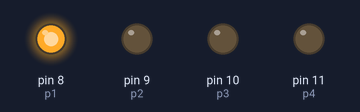
Bench run of a sketch on a simulated Arduino Uno, built with avr-gcc and run on an emulated ATmega328P. On the bench: output pins drawn as LEDs (lit = HIGH).

Above: at 0.2 s.
At 6.0 s:
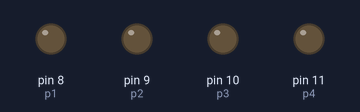
Timing chart, 0 to 13.0 s (numbered marks = the images above):
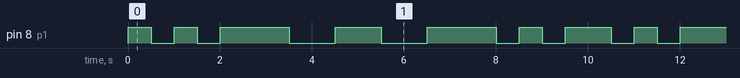

The sketch:

Exercicio1.ino
```cpp
#define p1 8   //definindo que o pino 8 se chama p1
#define p2 9   //definindo que o pino 9 se chama p2
#define p3 10  //definindo que o oino 10 se chama p3
#define p4 11  //definindo que o pino 11 se chama p4

void setup() {
  pinMode(p1, OUTPUT);  //definindo p1 como OUTPUT
  pinMode(p2, OUTPUT);  //definindo p2 como OUTPUT
  pinMode(p3, OUTPUT);  //definindo p3 como OUTPUT
  pinMode(p4, OUTPUT);  //definindo p4 como OUTPUT
}

void loop() {
  digitalWrite(p1, 1);  //tornando o p1 AUTO
  delay(500);          //dando um tempo entre os pinos no estado AUTO para o estado BAIXO
  digitalWrite(p1, 0);  //tornando o p1 BAIXO
  delay(500);          //dando um tempo entre os pinos no estado AUTO para o estado BAIXO
  digitalWrite(p1, 1);  //tornando o p1 AUTO
  delay(500);          //dando um tempo entre os pinos no estado AUTO para o estado BAIXO
  digitalWrite(p1, 0);  //tornando o p1 BAIXO
  delay(500);          //dando um tempo entre os pinos no estado AUTO para o estado BAIXO
  digitalWrite(p1, 1);  //tornando o p1 AUTO
  delay(500);          //dando um tempo entre os pinos no estado AUTO para o estado BAIXO
  digitalWrite(p1, 0);  //tornando o p1 BAIXO

  digitalWrite(p1, 1);  //tornando o p1 AUTO
  delay(1000);          //dando um tempo entre os pinos no estado AUTO para o estado BAIXO
  digitalWrite(p1, 0);  //tornando o p1 BAIXO
  delay(1000);          //dando um tempo entre os pinos no estado AUTO para o estado BAIXO
  digitalWrite(p1, 1);  //tornando o p1 AUTO
  delay(1000);          //dando um tempo entre os pinos no estado AUTO para o estado BAIXO
  digitalWrite(p1, 0);  //tornando o p1 BAIXO
  delay(1000);          //dando um tempo entre os pinos no estado AUTO para o estado BAIXO
  digitalWrite(p1, 1);  //tornando o p1 AUTO
  delay(1000);          //dando um tempo entre os pinos no estado AUTO para o estado BAIXO
  digitalWrite(p1, 0);  //tornando o p1 BAIXO

  digitalWrite(p1, 1);  //tornando o p1 AUTO
  delay(500);          //dando um tempo entre os pinos no estado AUTO para o estado BAIXO
  digitalWrite(p1, 0);  //tornando o p1 BAIXO
  delay(500);          //dando um tempo entre os pinos no estado AUTO para o estado BAIXO
  digitalWrite(p1, 1);  //tornando o p1 AUTO
  delay(500);          //dando um tempo entre os pinos no estado AUTO para o estado BAIXO
  digitalWrite(p1, 0);  //tornando o p1 BAIXO
  delay(500);          //dando um tempo entre os pinos no estado AUTO para o estado BAIXO
  digitalWrite(p1, 1);  //tornando o p1 AUTO
  delay(500);          //dando um tempo entre os pinos no estado AUTO para o estado BAIXO
  digitalWrite(p1, 0);  //tornando o p1 BAIXO
}
```

Measured:
- by itself, pin 8 (p1): repeats every 10.0 s: LOW 0.50 s, HIGH 0.50 s, LOW 0.50 s, HIGH 1.5 s, LOW 1.0 s, HIGH 1.0 s, LOW 1.0 s, HIGH 1.5 s, LOW 0.50 s, HIGH 0.50 s, LOW 0.50 s, HIGH 1.0 s
- by itself, everything shown: repeats every 10.0 s, in 14 steps
